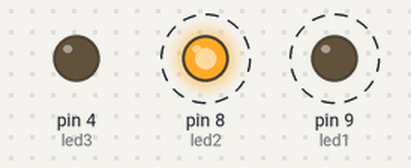
Bench run of a sketch on a simulated Arduino Uno, built with avr-gcc and run on an emulated ATmega328P. Shown: output pins drawn as LEDs (lit = HIGH). Dashed ring = blinking. The local clock reads 2024-03-15 10:24:30 at power-on unless the sketch sets it; storage starts empty; what the sketch prints to the serial monitor is not drawn.

Above: at 1.8 s.
Timing chart, 0 to 4.3 s (numbered marks = the images above):
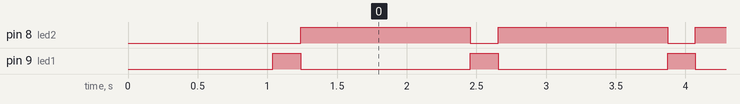

Measured:
- by itself, pin 8 (led2): alternates HIGH for 1.2 s and LOW for 0.20 s
- by itself, pin 9 (led1): alternates HIGH for 0.20 s and LOW for 1.2 s

The sketch:

RTC_SD_U3_Real_.ino
```cpp
//Using Arduino Uno R3 ATmega328p
//Using DS3231 RTC
//Using MicroSD
//Using SimpleTimer Library
#include <SimpleTimer.h>
#include <DS3231.h>
#include <SPI.h>
#include <SD.h>
SimpleTimer timer;
DS3231  rtc(SDA, SCL);//(SD A4)(SC A5)//
File myFile;
int led1 = 9;
int led2 = 8;
int led3 = 4;
String hari,tanggal,waktu;
void setup() {
  // put your setup code here, to run once:
timer.setInterval(200L, lampu);
Serial.begin(9600);
pinMode (led1, OUTPUT);
pinMode (led2, OUTPUT);
pinMode (led3, OUTPUT);
Serial.println();
Serial.println("Buka file di kartu microSD");
if (!SD.begin(10))//int adalah untuk pin chip MikroSD//
{
 Serial.println("Timer_Not_Starting");
 return;
}
rtc.begin();
myFile = SD.open("datalog.txt", FILE_WRITE);
myFile.println("Device is Starting");
myFile.println("=== Bismillah ===");
myFile.close();
Serial.println("Sukses microSD!");
delay(1000);
}

void real_time()
{
  myFile = SD.open("datalog.txt", FILE_WRITE);
  if (myFile)
  {
  timer.run();
  hari = rtc.getDOWStr();
  myFile.print(hari);
  tanggal = rtc.getDateStr();
  myFile.print(" ");
  myFile.print(tanggal);
  myFile.print(" -- ");
  waktu = rtc.getTimeStr();
  myFile.println(waktu);
  myFile.close();
  }
  else
  {
    Serial.println("No_Device");
    digitalWrite(led3, HIGH);
  }
  delay(1000);
}
void lampu()
{
  digitalWrite(led1, HIGH);
  digitalWrite(led2, LOW);
  delay(200);
  digitalWrite(led1, LOW);
  digitalWrite(led2, HIGH);
  delay(200);
}

void loop() {
  // put your main code here, to run repeatedly:
real_time();
}
```
